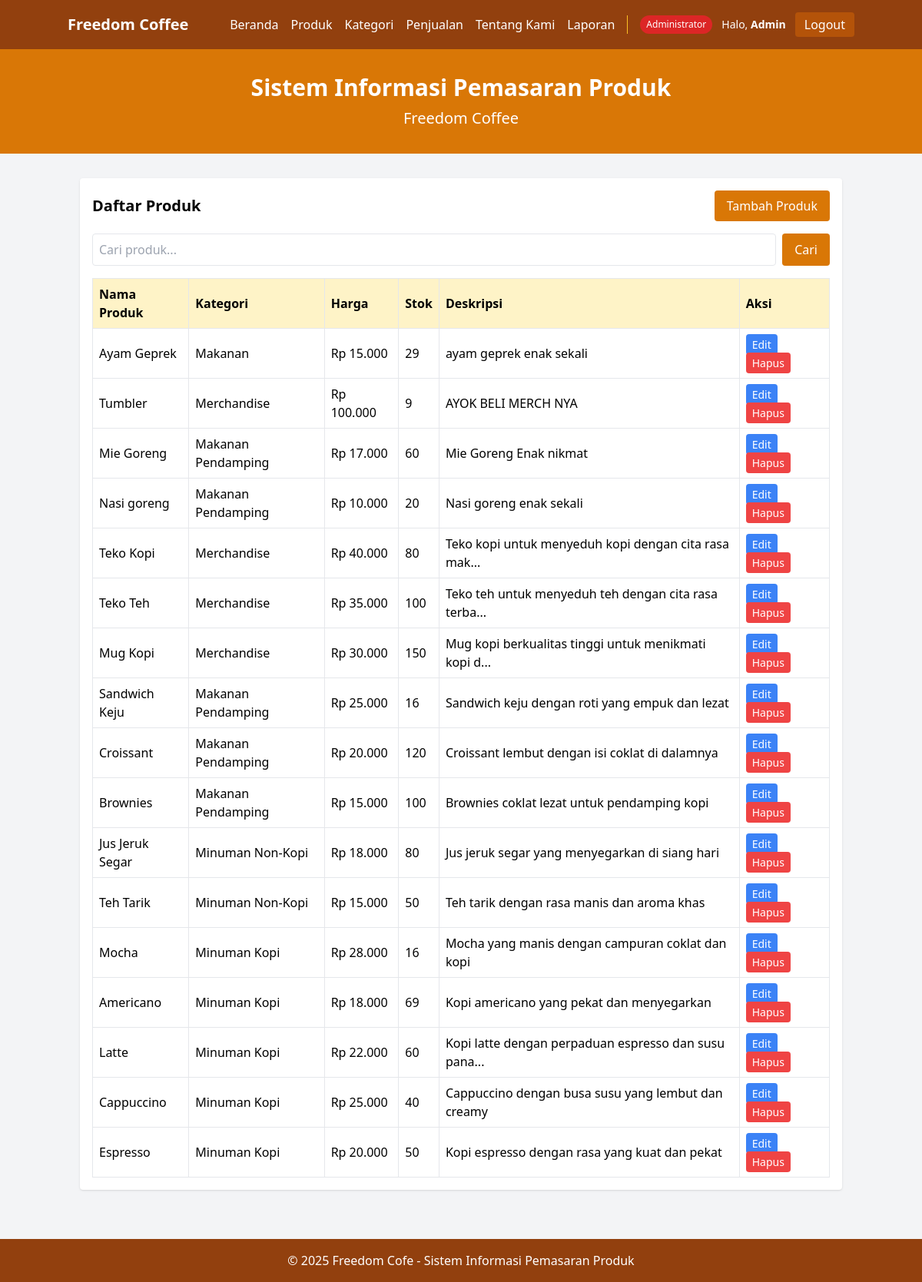
/pages/product/index.php (signed in), run on the app's committed database.
### tables this page shows
CREATE TABLE `products` (
  `id` int(11) NOT NULL,
  `name` varchar(255) NOT NULL,
  `category_id` int(11) NOT NULL,
  `price` decimal(10,2) NOT NULL,
  `stock` int(11) NOT NULL,
  `description` text DEFAULT NULL,
  `image` varchar(255) DEFAULT NULL,
  `created_at` timestamp NOT NULL DEFAULT current_timestamp()
);

CREATE TABLE `categories` (
  `id` int(11) NOT NULL,
  `name` varchar(255) NOT NULL,
  `description` text DEFAULT NULL,
  `created_at` timestamp NOT NULL DEFAULT current_timestamp(),
  `updated_at` timestamp NOT NULL DEFAULT current_timestamp() ON UPDATE current_timestamp()
);

### functions/product_functions.php (called while the page is built, shortened)
<?php
function getAllProducts($conn) {
    $sql = "SELECT p.*, c.name as category_name
            FROM products p
            INNER JOIN categories c ON p.category_id = c.id
            ORDER BY p.id DESC";
    $result = mysqli_query($conn, $sql);
    $products = [];
    if (mysqli_num_rows($result) > 0) {
        while ($row = mysqli_fetch_assoc($result)) {
            $products[] = $row;
        }
    }
    return $products;
}
?>

### pages/product/index.php (the view, shortened to what this page needs)
<?php
require_once '../../config/database.php';
require_once '../../functions/product_functions.php';
$products = [];
if (isset($_GET['search']) && !empty($_GET['search'])) {
    $products = searchProducts($conn, $_GET['search']);
} else {
    $products = getAllProducts($conn);
}
include '../../includes/header.php';
include '../../includes/navbar.php';
?>
<main class="container mx-auto px-4 py-8">
    <div class="bg-white p-4 rounded shadow mb-8">
        <div class="flex justify-between items-center mb-4">
            <h2 class="text-xl font-bold">Daftar Produk</h2>
            <a href="add.php" class="bg-amber-600 text-white px-4 py-2 rounded">Tambah Produk</a>
        </div>
        <div class="mb-4">
            <form action="" method="GET">
                <div class="flex gap-2">
                    <input type="text" name="search" placeholder="Cari produk..."
                           value="<?php echo isset($_GET['search']) ? htmlspecialchars($_GET['search']) : ''; ?>"
                           class="border p-2 rounded w-full">
                    <button type="submit" class="bg-amber-600 text-white px-4 py-2 rounded">Cari</button>
                </div>
            </form>
        </div>
        <div class="overflow-x-auto">
            <table class="w-full border-collapse">
                <thead>
                    <tr class="bg-amber-100">
                        <th class="border p-2 text-left">Nama Produk</th>
                        <th class="border p-2 text-left">Kategori</th>
                        <th class="border p-2 text-left">Harga</th>
                        <th class="border p-2 text-left">Stok</th>
                        <th class="border p-2 text-left">Deskripsi</th>
                        <th class="border p-2 text-left">Aksi</th>
                    </tr>
                </thead>
                <tbody>
                    <?php foreach ($products as $product) { ?>
                    <tr>
                        <td class="border p-2"><?php echo $product['name']; ?></td>
                        <td class="border p-2"><?php echo $product['category_name']; ?></td>
                        <td class="border p-2">Rp <?php echo number_format($product['price'], 0, ',', '.'); ?></td>
                        <td class="border p-2"><?php echo $product['stock']; ?></td>
                        <td class="border p-2"><?php echo substr($product['description'], 0, 50) . (strlen($product['description']) > 50 ? '...' : ''); ?></td>
                        <td class="border p-2">
                            <a href="edit.php?id=<?php echo $product['id']; ?>" class="bg-blue-500 text-white px-2 py-1 rounded text-sm mr-1">Edit</a>
                            <a href="delete.php?id=<?php echo $product['id']; ?>" class="bg-red-500 text-white px-2 py-1 rounded text-sm" onclick="return confirm('Yakin ingin menghapus produk ini?')">Hapus</a>
                        </td>
                    </tr>
                    <?php } ?>
                </tbody>
            </table>
        </div>
    </div>
</main>
<?php include '../../includes/footer.php'; ?>

### data on the page
products: name "Ayam Geprek", category.name "Makanan", price "15.000", stock "29", description "ayam geprek enak sekali"
products: name "Tumbler", category.name "Merchandise", price "100.000", stock "9", description "AYOK BELI MERCH NYA"
products: name "Mie Goreng", category.name "Makanan Pendamping", price "17.000", stock "60", description "Mie Goreng Enak nikmat"
products: name "Nasi goreng", category.name "Makanan Pendamping", price "10.000", stock "20", description "Nasi goreng enak sekali"
products: name "Teko Kopi", category.name "Merchandise", price "40.000", stock "80", description "Teko kopi untuk menyeduh kopi dengan cita rasa mak"
products: name "Teko Teh", category.name "Merchandise", price "35.000", stock "100", description "Teko teh untuk menyeduh teh dengan cita rasa terba"
products: name "Mug Kopi", category.name "Merchandise", price "30.000", stock "150", description "Mug kopi berkualitas tinggi untuk menikmati kopi d"
products: name "Sandwich Keju", category.name "Makanan Pendamping", price "25.000", stock "16", description "Sandwich keju dengan roti yang empuk dan lezat"
products: name "Croissant", category.name "Makanan Pendamping", price "20.000", stock "120", description "Croissant lembut dengan isi coklat di dalamnya"
products: name "Brownies", category.name "Makanan Pendamping", price "15.000", stock "100", description "Brownies coklat lezat untuk pendamping kopi"
products: name "Jus Jeruk Segar", category.name "Minuman Non-Kopi", price "18.000", stock "80", description "Jus jeruk segar yang menyegarkan di siang hari"
products: name "Teh Tarik", category.name "Minuman Non-Kopi", price "15.000", stock "50", description "Teh tarik dengan rasa manis dan aroma khas"
products: name "Mocha", category.name "Minuman Kopi", price "28.000", stock "16", description "Mocha yang manis dengan campuran coklat dan kopi"
products: name "Americano", category.name "Minuman Kopi", price "18.000", stock "69", description "Kopi americano yang pekat dan menyegarkan"
products: name "Latte", category.name "Minuman Kopi", price "22.000", stock "60", description "Kopi latte dengan perpaduan espresso dan susu pana"
products: name "Cappuccino", category.name "Minuman Kopi", price "25.000", stock "40", description "Cappuccino dengan busa susu yang lembut dan creamy"
products: name "Espresso", category.name "Minuman Kopi", price "20.000", stock "50", description "Kopi espresso dengan rasa yang kuat dan pekat"

### other printed values
$role "Administrator"
getUserName() "Admin"
